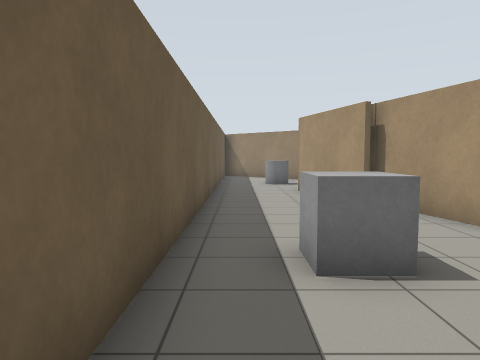
View 1 (above)

22 first-person views from a walk through a robot-simulator world made for Gazebo. The camera is 1.2 m above the floor, tilts 4° down and sees 70° across. The floor is counted in squares, 1 m on a side. Each view is taken from the middle of a square. On the plan, view 1 faces up. The plan holds only what a view shows up to about 14 squares ahead; the rest is blank.

View 2
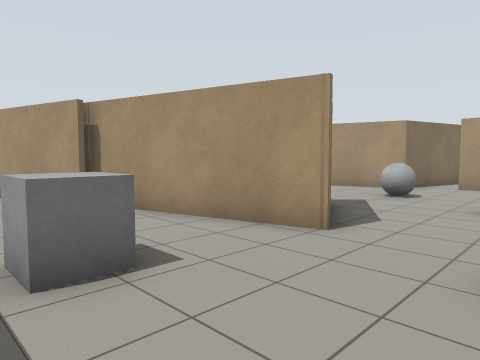

View 3
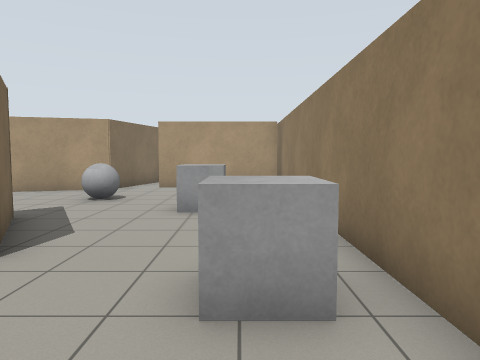

View 4
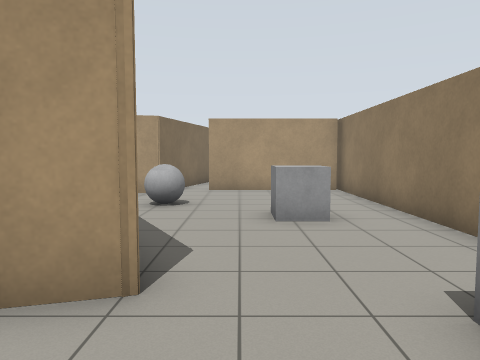

View 5
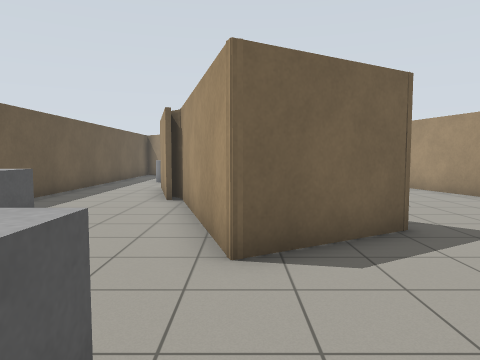

View 6
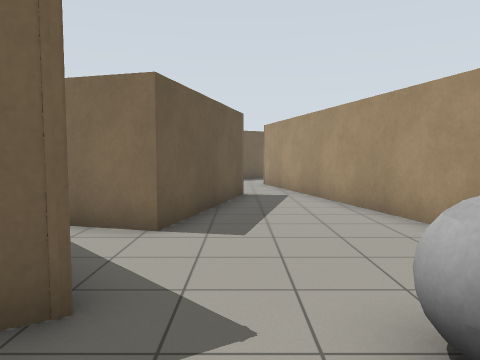

View 7
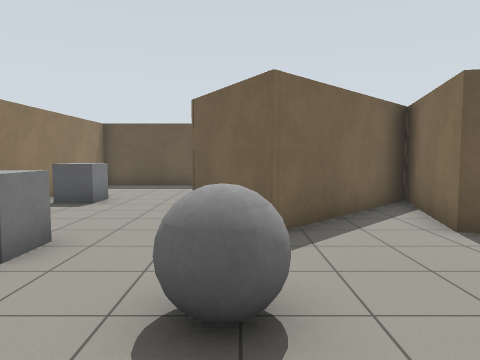

View 8
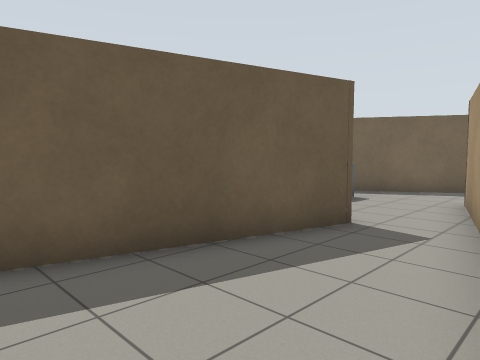

View 9
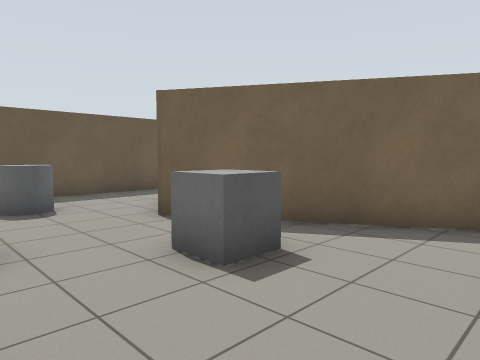

View 10
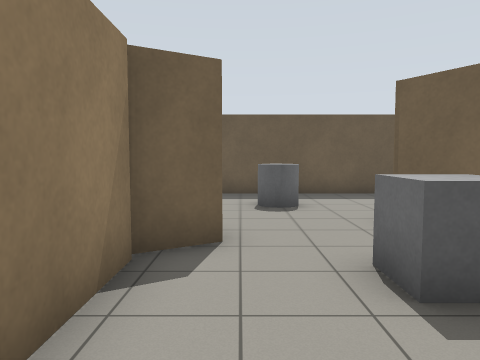

View 11
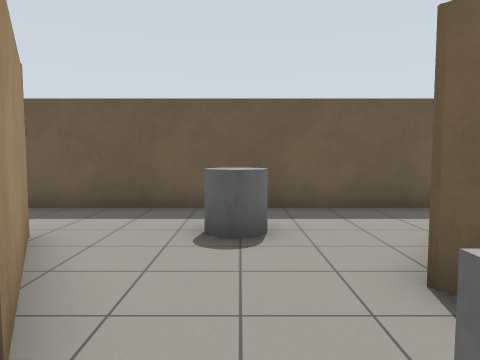

View 12
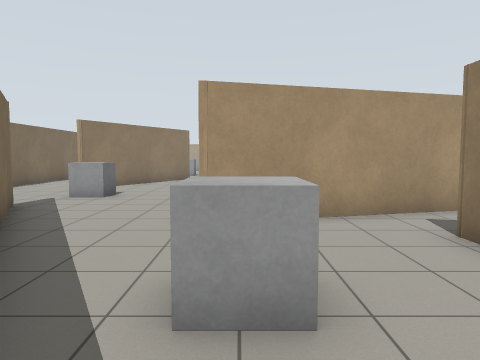

View 13
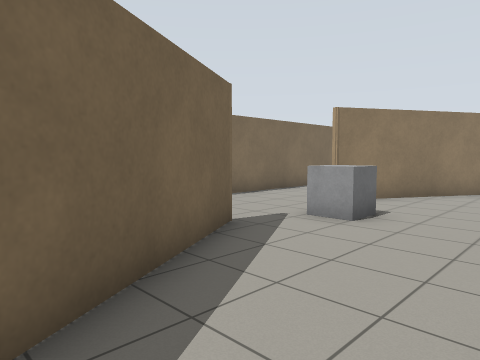

View 14
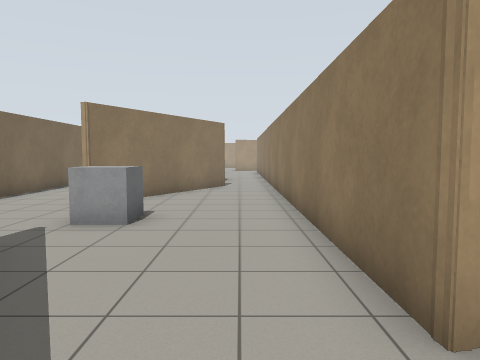

View 15
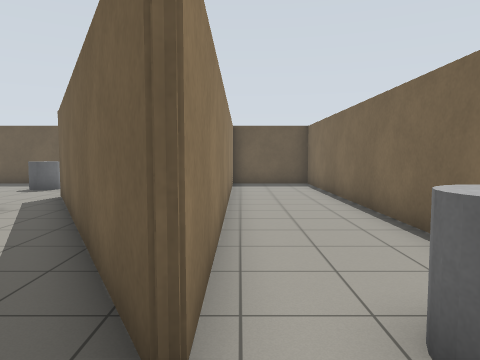

View 16
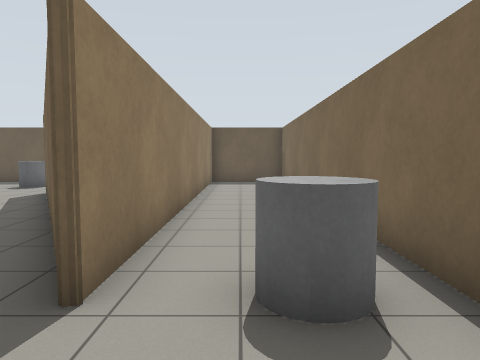

View 17
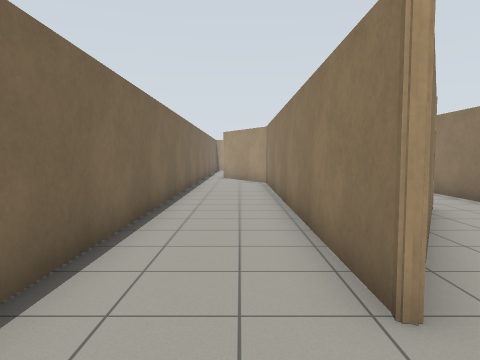

View 18
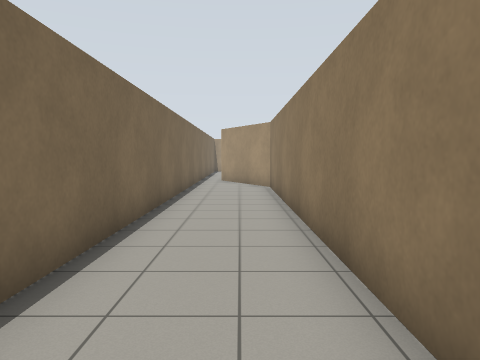

View 19
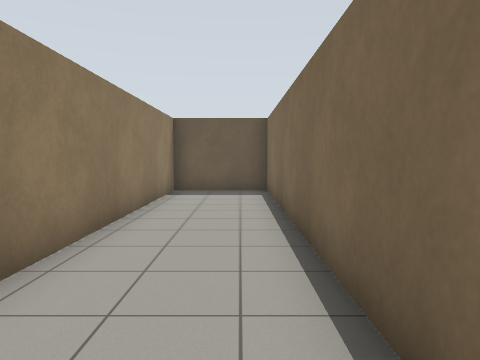

View 20
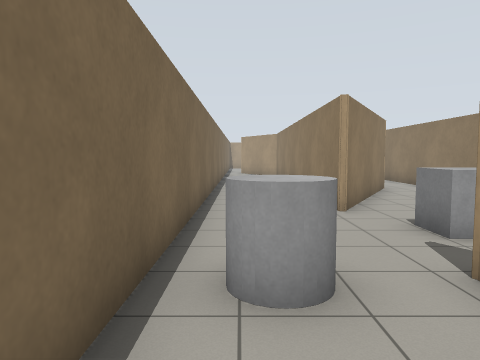

View 21
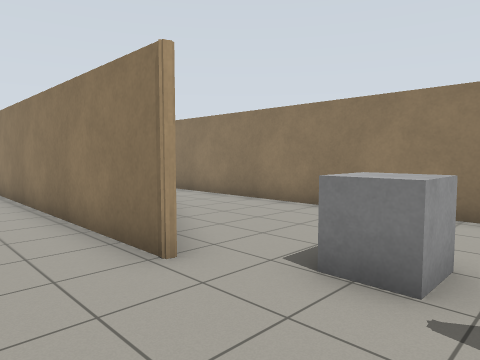

View 22
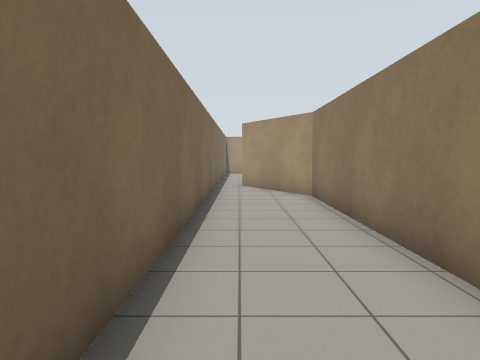

### Floor plan
Points are (right, up) in squares from view 1. A wall is a line through its corners. A room is listed if a view was taken in it or the views show most of it. See-through windows are left out.
Room 1 (views 1, 2, 3, 4, 5, 6, 7, 8)
walls: (3, 8.2) (2, 11.9); (14.1, -1.5) (14.1, 3.1); (16.1, 3.9) (13.2, 4.6) (11.1, 12.7); (9.1, 12.7) (7.7, 7.4) (3.8, 8.4) (7.8, 4.5) (4.9, 2.9) (3.3, 8.7) (3, 9); (-0.9, 13.6) (-0.9, -1.5) (14.8, -1.5)
ways out: opening at (0.5, 13) to room 2; opening at (10, 12) to room 2
objects: grey box (1, 4) to (2, 4); grey box (4, 0); grey box (8, 1) to (9, 1); grey ball (10, 4) to (11, 4)
Room 2 (views 9, 10, 11, 12, 13, 14)
walls: (2, 11.9) (5.3, 13.8) (5.8, 12.7) (9.1, 12.7); (9.4, 19.9) (3.8, 16.7); (11.1, 12.7) (10, 16.7); (-0.9, 19.8) (-0.9, 13.6)
ways out: opening at (0.5, 13) to room 1; opening at (10, 12) to room 1; opening at (9, 18.5) to room 3
objects: grey cylinder (1, 15) to (2, 15); grey box (7, 16)
Room 3 (views 15, 16, 17, 18, 19, 20, 21, 22)
walls: (12.4, 21.6) (9.4, 19.9); (10, 16.7) (20.4, 16.7); (20.9, 19.1) (16.2, 21.8) (29.3, 21.8) (32.8, 23.8); (-0.9, 25) (-0.9, 21.8) (12.4, 21.8); (32.8, 24.9) (-0.6, 24.9)
ways out: opening at (9, 18.5) to room 2; opening at (20, 18); gap at (33, 24)
objects: grey cylinder (12, 23) to (12, 24); grey box (14, 20) to (15, 21)

Positions as (right, up) in squares from view 1, and headings:
1: (0, 0), facing up
2: (0, 0), facing up-right
3: (1, 0), facing right
4: (2, 2), facing right
5: (5, -1), facing up
6: (9, 2), facing up
7: (13, 4), facing left
8: (12, 7), facing up-left
9: (10, 13), facing up-left
10: (10, 14), facing left
11: (7, 15), facing left
12: (4, 16), facing right
13: (8, 17), facing up-right
14: (8, 18), facing right
15: (14, 22), facing left
16: (15, 23), facing left
17: (14, 23), facing right
18: (16, 23), facing right
19: (11, 24), facing left
20: (9, 24), facing right
21: (13, 24), facing down-right
22: (19, 24), facing right
